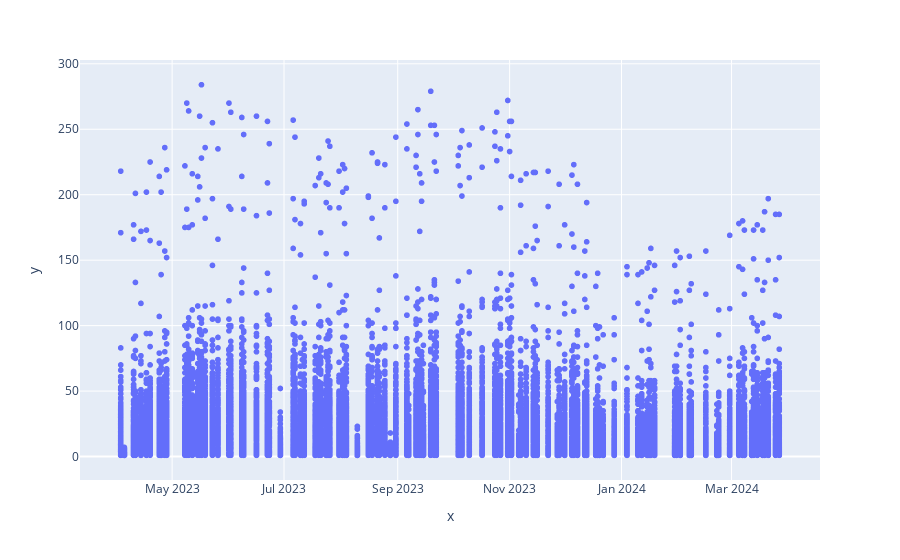

The code cell stored with this chart in its notebook:
### Code cell
import plotly.express as px

fig = px.scatter(x = 출근대여['기준_날짜'], y = 출근대여['전체_건수'])

fig.show()

### Figure 1 — Plotly figure (JSON) as saved in the notebook; plotly's stock layout.template omitted (floating-point values rounded to 4 significant figures; data arrays with more than 128 entries replaced by an {"elided": "..."} marker saying what was removed)
{"data": [{"hovertemplate": "x=%{x}<br>y=%{y}<extra></extra>", "legendgroup": "", "marker": {"color": "#636efa", "symbol": "circle"}, "mode": "markers", "name": "", "showlegend": false, "type": "scattergl", "x": {"elided": "21490 str values"}, "xaxis": "x", "y": {"elided": "21490 int values"}, "yaxis": "y"}], "layout": {"legend": {"tracegroupgap": 0}, "margin": {"t": 60}, "xaxis": {"anchor": "y", "domain": [0, 1], "title": {"text": "x"}}, "yaxis": {"anchor": "x", "domain": [0, 1], "title": {"text": "y"}}}}
